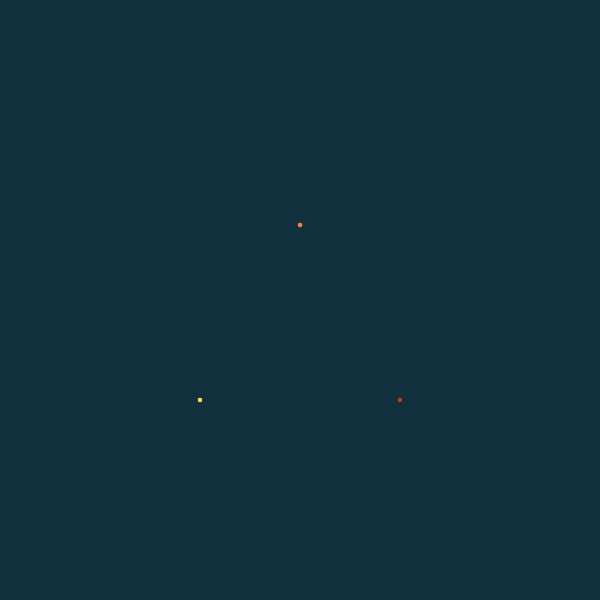
Frame 1 (no input)
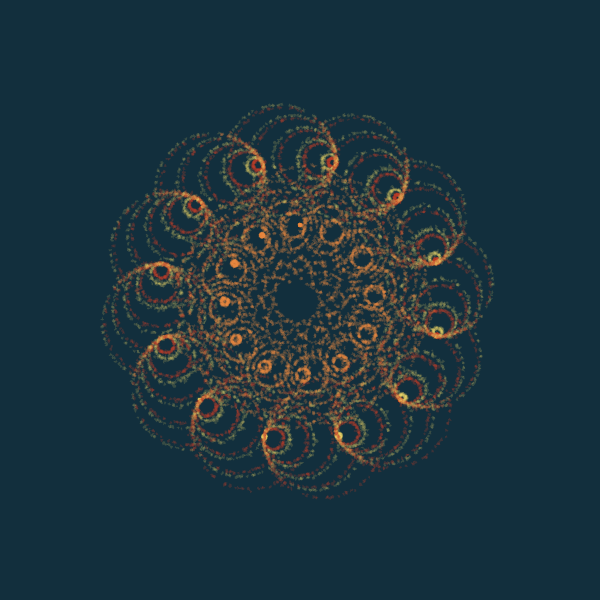
Frame 60 (no input)
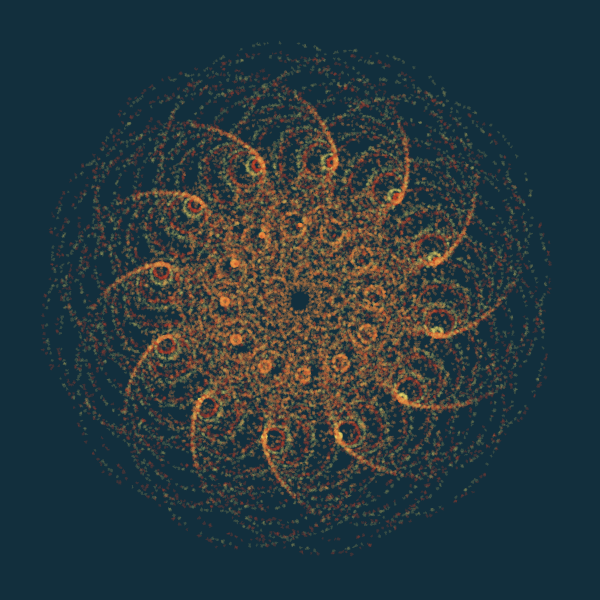
Frame 120 (the mouse pressed at the canvas centre since frame 60)

The p5.js sketch that drew these frames (run headless with seeded random() and noise() and a simulated clock; from frame 60 on, the mouse is pressed at the canvas centre):

// p5.js sketch
// ── sketch.js
let mid = {};
let palette = [];
let bg;
let clusters = [];
function setup() {
  createCanvas(600, 600);
  bg = qpColor("bg", "122f3d");
  document.body.style.backgroundColor = "#122f3d";
  background(bg);
  mid = {
    x: width / 2,
    y: height / 2
  };
  setupSeed();

  let maxDraws = Math.floor(mid.x) * 50;
  let distanceFactor = 100;
  clusters.push(
    new Cluster({
      position: { x: distanceFactor, y: distanceFactor },
      maxDraws,
      fillColor: ca("#be3e2b", 64) // bluish
    })
  );
  clusters.push(
    new Cluster({
      position: { x: 0, y: distanceFactor * 0.75 * -1 }, // bottom
      maxDraws,
      fillColor: ca("#ed8a45", 64) // bluish
    })
  );
  clusters.push(
    new Cluster({
      position: { x: -distanceFactor, y: distanceFactor },
      maxDraws,
      fillColor: ca("#f6de6c", 42) // dark blue
    })
  );
  clusters.forEach(i => i.setup());
}

let rotation = 0;
let direction = 1;
function draw() {
  translate(mid.x, mid.y);
  rotate(rotation * direction);
  //ellipse(0, 0, 20, 20);
  clusters.forEach(s => {
    s.draw();
  });
  if (rotation > 10000) {
    rotation = 0;
    direction *= -1;
  }
  rotation += 100;
}

class Cluster {
  constructor(options) {
    Object.assign(
      this,
      {
        numberOfSprawlers: 100,
        position: { x: 0, y: 0 },
        fillColor: color("#000"),
        radius: 1.5,
        numberOfPoints: 10,
        sprawlers: [],
        maxDraws: 100,
        amountOfDraws: 0
      },
      options
    );
  }
  setup() {
    let { numberOfSprawlers, radius, numberOfPoints, fillColor } = {
      ...this
    };
    for (let i = 0; i < numberOfSprawlers; i++) {
      let degrees = (360 / numberOfSprawlers) * i;
      this.sprawlers.push(
        new Sprawler({
          degrees,
          radius,
          numberOfPoints,
          fillColor
        })
      );
    }
  }
  draw() {
    if (this.amountOfDraws >= this.maxDraws) {
      return;
    }
    push();
    translate(this.position.x, this.position.y);
    this.sprawlers.forEach(s => {
      s.draw();
      s.update();
    });
    this.amountOfDraws++;
    this.drawCenter();
    pop();
  }
  drawCenter() {
    return;
    fill(this.fillColor);
    ellipse(0, 0, 10, 10);
  }
}
class Sprawler {
  constructor(options) {
    Object.assign(
      this,
      {
        position: { x: 0, y: 0 },
        fillColor: color("#000"),
        radius: 10,
        degrees: 0,
        numberOfPoints: 50,
        lastChange: 1
      },
      options
    );
  }
  draw() {
    push();
    rotate(radians(this.degrees));
    noStroke();
    fill(this.fillColor);
    //rect(this.position.x, this.position.y, this.radius, this.radius);
    let points = polygonPoints(this.radius, this.numberOfPoints, {
      x: this.position.x,
      y: this.position.y
    });
    points = points.map(p => {
      return { x: fuzz(p.x, 1), y: fuzz(p.y, 1) };
      //return { x: fuzz(p.x, 1), y: fuzz(p.y, 1) };
    });
    drawPolygon(points);
    pop();
  }
  update() {
    let xChange = random(0, 1) > 0.5 ? -1 : 1;
    //let xChange = this.lastChange == 1 ? -1 : 1;
    //this.lastChange = xChange;
    this.position.x = this.position.x + xChange;
    this.position.y = this.position.y + 1;
  }
}

function setupSeed() {
  const fromLocation = new URL(document.location).searchParams.get("seed");
  if (fromLocation) {
    window.seed = parseFloat(fromLocation);
  } else {
    window.seed = ceil(random(0, 1000000));
  }
  console.log(window.seed);
  randomSeed(window.seed);
}

function randomFromArray(arr) {
  const i = Math.floor(random(0, arr.length));
  return arr[i];
}

function qp(name, def, customParser) {
  let value = new URL(document.location).searchParams.get(name);
  if (value === null || value === undefined || value === "") {
    value = def;
  }
  if (customParser) {
    value = customParser(value);
  } else {
    if (!isNaN(value)) {
      value = parseFloat(value);
    }
  }
  console.log("qp", name, value, def);
  return value;
}
function qpColor(name, def) {
  return qp(name, def, v => {
    if (v) {
      return "#" + v;
    }
    return v;
  });
}

function mouseReleased() {
  if (mouseReleased.isCurrentlyPaused) {
    console.log("resumed");
    mouseReleased.isCurrentlyPaused = false;
    return loop();
  }
  mouseReleased.isCurrentlyPaused = true;
  noLoop();
  console.log("paused");
}

function ca(c, a) {
  const result = color(c);
  if (a !== undefined) {
    result.setAlpha(a);
  }
  return result;
}

function randomColorFromPallete() {
  let x = randomFromArray(palette);
  x = x.levels;
  let r = color(x[0], x[1], x[2]);
  return r;
}

function randomFromArray(arr) {
  const i = Math.floor(random(0, arr.length));
  return arr[i];
}

function fuzz(i, fuzzFactor) {
  let r = random(i - fuzzFactor, i + fuzzFactor);
  return r;
}

function polygonPoints(radius, numberOfPoints, { x = 0, y = 0, ao = 0 } = {}) {
  var angle = TWO_PI / numberOfPoints;
  const results = [];
  for (var a = 0; a < TWO_PI; a += angle) {
    var sx = x + cos(a + ao) * radius;
    var sy = y + sin(a + ao) * radius;
    results.push({ x: sx, y: sy });
  }
  return results;
}

function drawPolygon(points) {
  beginShape();
  points.forEach(p => {
    vertex(p.x, p.y);
  });
  endShape(CLOSE);
}
